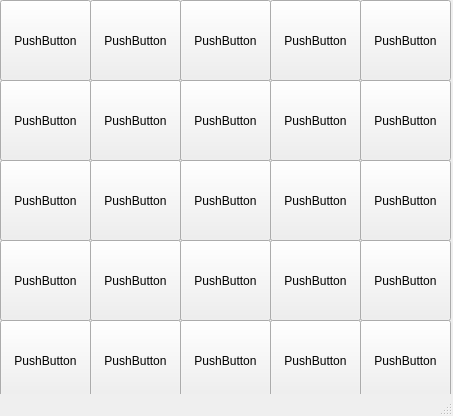
<?xml version="1.0" encoding="UTF-8"?>
<ui version="4.0">
 <class>MainWindow</class>
 <widget class="QMainWindow" name="MainWindow">
  <property name="geometry">
   <rect>
    <x>0</x>
    <y>0</y>
    <width>453</width>
    <height>416</height>
   </rect>
  </property>
  <property name="windowTitle">
   <string>MainWindow</string>
  </property>
  <widget class="QWidget" name="centralwidget">
   <widget class="QPushButton" name="pushButton">
    <property name="geometry">
     <rect>
      <x>0</x>
      <y>0</y>
      <width>91</width>
      <height>81</height>
     </rect>
    </property>
    <property name="text">
     <string>PushButton</string>
    </property>
   </widget>
   <widget class="QPushButton" name="pushButton_2">
    <property name="geometry">
     <rect>
      <x>90</x>
      <y>0</y>
      <width>91</width>
      <height>81</height>
     </rect>
    </property>
    <property name="text">
     <string>PushButton</string>
    </property>
   </widget>
   <widget class="QPushButton" name="pushButton_3">
    <property name="geometry">
     <rect>
      <x>180</x>
      <y>0</y>
      <width>91</width>
      <height>81</height>
     </rect>
    </property>
    <property name="text">
     <string>PushButton</string>
    </property>
   </widget>
   <widget class="QPushButton" name="pushButton_4">
    <property name="geometry">
     <rect>
      <x>270</x>
      <y>0</y>
      <width>91</width>
      <height>81</height>
     </rect>
    </property>
    <property name="text">
     <string>PushButton</string>
    </property>
   </widget>
   <widget class="QPushButton" name="pushButton_5">
    <property name="geometry">
     <rect>
      <x>360</x>
      <y>0</y>
      <width>91</width>
      <height>81</height>
     </rect>
    </property>
    <property name="text">
     <string>PushButton</string>
    </property>
   </widget>
   <widget class="QPushButton" name="pushButton_6">
    <property name="geometry">
     <rect>
      <x>90</x>
      <y>80</y>
      <width>91</width>
      <height>81</height>
     </rect>
    </property>
    <property name="text">
     <string>PushButton</string>
    </property>
   </widget>
   <widget class="QPushButton" name="pushButton_7">
    <property name="geometry">
     <rect>
      <x>360</x>
      <y>80</y>
      <width>91</width>
      <height>81</height>
     </rect>
    </property>
    <property name="text">
     <string>PushButton</string>
    </property>
   </widget>
   <widget class="QPushButton" name="pushButton_8">
    <property name="geometry">
     <rect>
      <x>180</x>
      <y>80</y>
      <width>91</width>
      <height>81</height>
     </rect>
    </property>
    <property name="text">
     <string>PushButton</string>
    </property>
   </widget>
   <widget class="QPushButton" name="pushButton_9">
    <property name="geometry">
     <rect>
      <x>0</x>
      <y>80</y>
      <width>91</width>
      <height>81</height>
     </rect>
    </property>
    <property name="text">
     <string>PushButton</string>
    </property>
   </widget>
   <widget class="QPushButton" name="pushButton_10">
    <property name="geometry">
     <rect>
      <x>270</x>
      <y>80</y>
      <width>91</width>
      <height>81</height>
     </rect>
    </property>
    <property name="text">
     <string>PushButton</string>
    </property>
   </widget>
   <widget class="QPushButton" name="pushButton_11">
    <property name="geometry">
     <rect>
      <x>90</x>
      <y>160</y>
      <width>91</width>
      <height>81</height>
     </rect>
    </property>
    <property name="text">
     <string>PushButton</string>
    </property>
   </widget>
   <widget class="QPushButton" name="pushButton_12">
    <property name="geometry">
     <rect>
      <x>360</x>
      <y>160</y>
      <width>91</width>
      <height>81</height>
     </rect>
    </property>
    <property name="text">
     <string>PushButton</string>
    </property>
   </widget>
   <widget class="QPushButton" name="pushButton_13">
    <property name="geometry">
     <rect>
      <x>180</x>
      <y>160</y>
      <width>91</width>
      <height>81</height>
     </rect>
    </property>
    <property name="text">
     <string>PushButton</string>
    </property>
   </widget>
   <widget class="QPushButton" name="pushButton_14">
    <property name="geometry">
     <rect>
      <x>0</x>
      <y>160</y>
      <width>91</width>
      <height>81</height>
     </rect>
    </property>
    <property name="text">
     <string>PushButton</string>
    </property>
   </widget>
   <widget class="QPushButton" name="pushButton_15">
    <property name="geometry">
     <rect>
      <x>270</x>
      <y>160</y>
      <width>91</width>
      <height>81</height>
     </rect>
    </property>
    <property name="text">
     <string>PushButton</string>
    </property>
   </widget>
   <widget class="QPushButton" name="pushButton_16">
    <property name="geometry">
     <rect>
      <x>90</x>
      <y>240</y>
      <width>91</width>
      <height>81</height>
     </rect>
    </property>
    <property name="text">
     <string>PushButton</string>
    </property>
   </widget>
   <widget class="QPushButton" name="pushButton_17">
    <property name="geometry">
     <rect>
      <x>360</x>
      <y>240</y>
      <width>91</width>
      <height>81</height>
     </rect>
    </property>
    <property name="text">
     <string>PushButton</string>
    </property>
   </widget>
   <widget class="QPushButton" name="pushButton_18">
    <property name="geometry">
     <rect>
      <x>180</x>
      <y>240</y>
      <width>91</width>
      <height>81</height>
     </rect>
    </property>
    <property name="text">
     <string>PushButton</string>
    </property>
   </widget>
   <widget class="QPushButton" name="pushButton_19">
    <property name="geometry">
     <rect>
      <x>0</x>
      <y>240</y>
      <width>91</width>
      <height>81</height>
     </rect>
    </property>
    <property name="text">
     <string>PushButton</string>
    </property>
   </widget>
   <widget class="QPushButton" name="pushButton_20">
    <property name="geometry">
     <rect>
      <x>270</x>
      <y>240</y>
      <width>91</width>
      <height>81</height>
     </rect>
    </property>
    <property name="text">
     <string>PushButton</string>
    </property>
   </widget>
   <widget class="QPushButton" name="pushButton_21">
    <property name="geometry">
     <rect>
      <x>90</x>
      <y>320</y>
      <width>91</width>
      <height>81</height>
     </rect>
    </property>
    <property name="text">
     <string>PushButton</string>
    </property>
   </widget>
   <widget class="QPushButton" name="pushButton_22">
    <property name="geometry">
     <rect>
      <x>360</x>
      <y>320</y>
      <width>91</width>
      <height>81</height>
     </rect>
    </property>
    <property name="text">
     <string>PushButton</string>
    </property>
   </widget>
   <widget class="QPushButton" name="pushButton_23">
    <property name="geometry">
     <rect>
      <x>180</x>
      <y>320</y>
      <width>91</width>
      <height>81</height>
     </rect>
    </property>
    <property name="text">
     <string>PushButton</string>
    </property>
   </widget>
   <widget class="QPushButton" name="pushButton_24">
    <property name="geometry">
     <rect>
      <x>0</x>
      <y>320</y>
      <width>91</width>
      <height>81</height>
     </rect>
    </property>
    <property name="text">
     <string>PushButton</string>
    </property>
   </widget>
   <widget class="QPushButton" name="pushButton_25">
    <property name="geometry">
     <rect>
      <x>270</x>
      <y>320</y>
      <width>91</width>
      <height>81</height>
     </rect>
    </property>
    <property name="text">
     <string>PushButton</string>
    </property>
   </widget>
  </widget>
  <widget class="QStatusBar" name="statusbar"/>
 </widget>
 <resources/>
 <connections/>
</ui>
